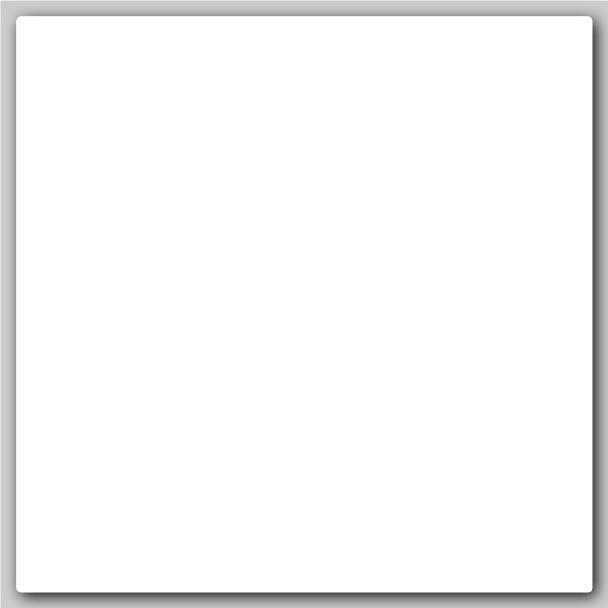
#> input picture content/pdc/2004/shadow.png, 608 x 608 px, found by its file name
$ python makeshadow.py
#> lines starting #> are read from the running program, lines starting #| are printed output that depends on the picture
import urllib.request

import Image

input = urllib.request.urlopen("http://ariel/~pdc/2004/shadow.png")
output = open("shadow.png", "wb")
output.write(input.read())
input.close()
output.close()

im = Image.open("shadow.png")
#> im is the input picture: PIL image 608x608 RGBA; mean R, G, B, A 246, 246, 246, 254.6
print(im.size)
#| (608, 608)
w, h = im.size
#> w = 608; h = 608
im.save("shadow.gif")
input.close()


im2 = Image.new("RGB", (2000, 20), (255, 255, 255))
#> im2: PIL image 2000x20 RGB; every value is 255
im2.paste(im.crop((0, 100, w - 24, 120)), (0, 0, w - 24, 20))
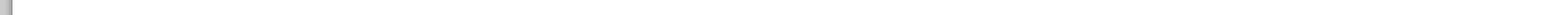
#> im2: PIL image 2000x20 RGB (shown at 1/2 size); min 154, max 255, mean 254.5
im2.save("shadowleft.png")

im2 = Image.new("RGB", (2000, 200), (255, 255, 255))
#> im2: PIL image 2000x200 RGB; every value is 255
im2.paste(im.crop((0, 0, w - 24, 200)), (0, 0, w - 24, 200))
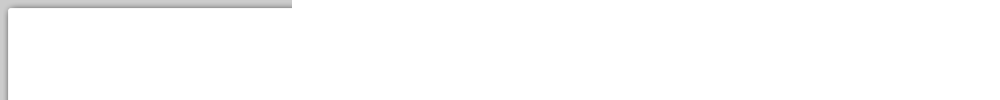
#> im2: PIL image 2000x200 RGB (shown at 1/2 size); min 152, max 255, mean 252.9
im3 = im.crop((24, 0, 424, 200))
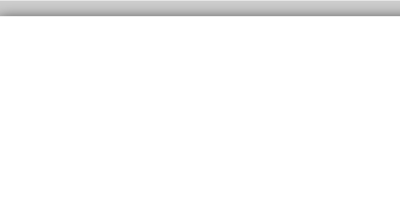
#> im3: PIL image 400x200 RGBA; mean R, G, B, A 249.6, 249.6, 249.6, 254.4; transparent parts drawn white
for x in range(200, 1800, 400):
    im2.paste(im3, (x, 0, x + 400, 200))
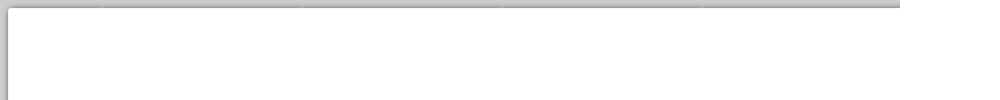
#> im2: PIL image 2000x200 RGB (shown at 1/2 size); min 152, max 255, mean 249.6
im2.save("shadowtopleft.png")

im2 = Image.new("RGB", (24, 200), (255, 255, 255))
#> im2: PIL image 24x200 RGB; every value is 255
im2.paste(im.crop((w - 24, 0, w, 200)), (0, 0, 24, 200))
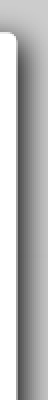
#> im2: PIL image 24x200 RGB (shown 2 times larger); min 80, max 255, mean 184.2
im2.save("shadowtopright.png")
